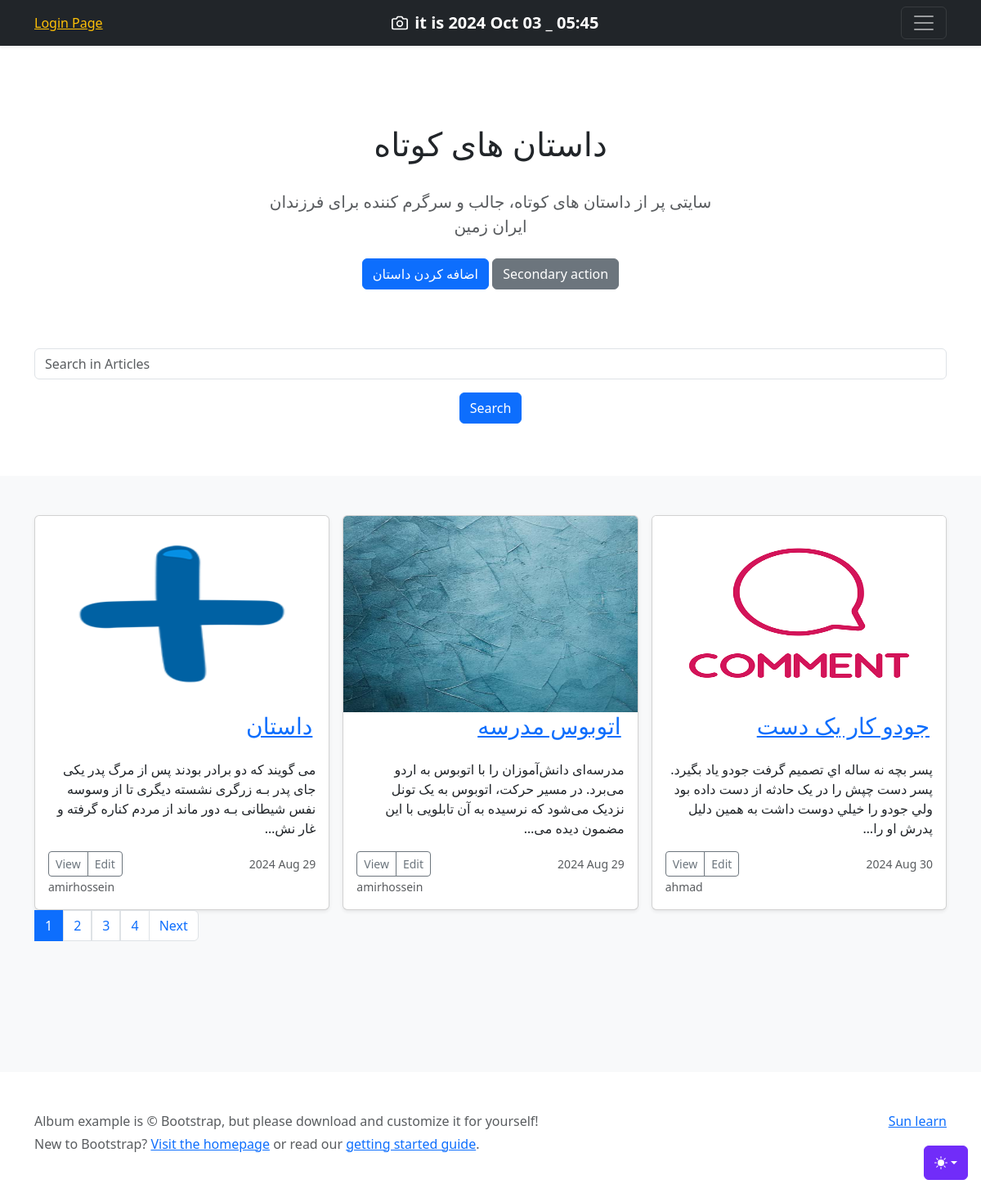
Screenshot of /art_list/ with the database file from the repository.
### Home/models.py (models this page shows, shortened)
class Article(models.Model):
    title = models.CharField(max_length=100) # , null=True, blank=True
    text = models.TextField(help_text="Enter your article text.")
    pub_date = models.DateTimeField(auto_now_add=True)
    updated_date = models.DateTimeField(auto_now=True)
    is_show = models.BooleanField(default=True)
    image = models.ImageField(upload_to="Home/image_article/")
    auther = models.ForeignKey(User, on_delete=models.CASCADE) # این باعث میشه که فقط فردی از بین کاربران ثبت نام شده در این سایت رو بشه به عنوان نویسنده انتخاب کرد

### Home/views.py (the view)
# urls.py: path('art_list/', views.art_list, name='art_list'),
def art_list(request):
    articles = Article.objects.all().filter(is_show=True)
    search_line = request.GET.get('search')
    if search_line:
        articles = articles.filter(title__icontains=search_line)
    paginator = Paginator(articles, 3)
    page_number = request.GET.get('page') # شماره صفحه ای رو که کاربر درخواست کرده رو دریافت میکنه
    page_obj = paginator.get_page(page_number) # اطلاعات صفحه ی در خواست شده رو دریافت میکنه
    context = {
        'page_obj':page_obj
    }
    return render(request, 'Home/art_list.html', context)

### Home/templates/Home/art_list.html (shortened to what this page needs)
{% extends 'base/base.html' %}
{% block body %}
<main>
  <section class="py-5 text-center container">
    <div class="row py-lg-5">
      <div class="col-lg-6 col-md-8 mx-auto">
        <h1 class="fw-normal">داستان های کوتاه</h1>
        <br>
        <p class="lead text-body-secondary">سایتی پر از داستان های کوتاه، جالب و سرگرم کننده برای فرزندان ایران زمین</p>
        <p>
          <a href="{% url 'home:create_article' %}" class="btn btn-primary my-2">اضافه کردن داستان</a>
          <a href="#" class="btn btn-secondary my-2">Secondary action</a>
        </p>
      </div>
    </div>
    <form action="" method="get">
      <div class="form-group">
        <input type="text" class="form-control" name="search" placeholder="Search in Articles">
          <button type="submit" class="btn btn-primary my-3">Search</button>
      </div>
    </form>
  </section>
  <div class="album py-5 bg-body-tertiary">
    <div class="container">
      <div class="row row-cols-1 row-cols-sm-2 row-cols-md-3 g-3">
      {% for art in page_obj.object_list %}
        <div class="col">
          <div class="card shadow-sm">
            <a href="{% url 'home:detail' art.id %}"><img class="bd-placeholder-img card-img-top" src="{{ art.image.url }}" alt={{ art.title }} height=240px width=300px>
            <br><h3 class="align-right" dir="rtl" style="padding-right: 20px">{{art.title}}</h3>
            <div class="card-body"></a>
              <p class="card-text" dir="rtl" >{{art.text|truncatechars:140}}</p>
              <div class="d-flex justify-content-between align-items-center">
                <div class="btn-group">
                  <button type="button" class="btn btn-sm btn-outline-secondary">View</button>
                  <button type="button" class="btn btn-sm btn-outline-secondary">Edit</button>
                </div>
                <small class="text-body-secondary">{{art.pub_date|date:"Y M d"}}</small>
              </div>
              <small class="text-body-secondary">{{art.auther}}</small>
            </div>
          </div>
        </div>
      {% empty %}
          <p class="text-danger">Article not found</p>
      {% endfor %}
    <nav aria-label="...">
  <ul class="pagination">
    {% for page in page_obj.paginator.page_range %}
    <a class="page-link {% if page == page_obj.number %}active {% endif %}" href="?page={{ page }}">{{ page }}</a>
    {% endfor %}
      <li class="page-item">
      {% if page_obj.has_next %}
        <a class="page-link" href="?page={{ page_obj.next_page_number }}">Next</a>
      {% endif %}
      </li>
  </ul>
</nav>
{% endblock %}

### templates/base/base_style.html (style rules this page uses)
.bd-placeholder-img { font-size: 1.125rem; text-anchor: middle; -webkit-user-select: none; -moz-user-select: none; user-select: none; }

### rows the page displays
Article: image (picture), title "داستان", text "می گویند که دو برادر بودند پس از مرگ پدر یکی جای پدر بـه زرگری نشسته دیگری تا از وسوسه نفس شیطانی بـه دور ماند از مردم کناره گرفته و غار نش…", pub_date "2024 Aug 29", auther "amirhossein"
Article: image (picture), title "اتوبوس مدرسه", text "مدرسه‌ای دانش‌آموزان را با اتوبوس به اردو می‌برد. در مسیر حرکت، اتوبوس به یک تونل نزدیک می‌شود که نرسیده به آن تابلویی با این مضمون دیده می…", pub_date "2024 Aug 29", auther "amirhossein"
Article: image (picture), title "جودو کار یک دست", text "پسر بچه نه ساله اي تصميم گرفت جودو ياد بگيرد. پسر دست چپش را در يک حادثه از دست داده بود ولي جودو را خيلي دوست داشت به همين دليل پدرش او را…", pub_date "2024 Aug 30", auther "ahmad"

### other values shown
{{ page }} "1" "2" "3" "4"
{{ message }} "Sun learn"
